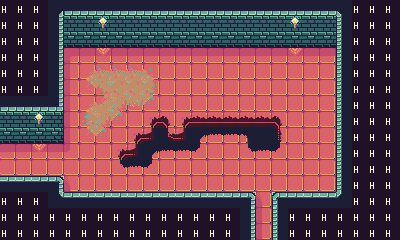

A level layout from a 2D game, rendered from its tile map. Below: a short description, then the map file with its tile-grid data intact:
An orthogonal 25x15 tile map with 16x16 px tiles, 2 tile layers (prototype, base) and 1 object (main_exit).

<map version="1.10" tiledversion="1.10.2" orientation="orthogonal" renderorder="right-down" width="25" height="15" tilewidth="16" tileheight="16" infinite="0" nextlayerid="39" nextobjectid="38">
 <tileset firstgid="1" source="FaerieForest_PetricakeGamesTSX.tsx" />
 <layer id="1" name="prototype" width="25" height="15">
  <data encoding="csv">
163,163,163,163,163,163,163,163,163,163,163,163,163,163,163,163,163,163,163,163,163,163,163,163,163,
163,163,163,166,166,166,168,166,166,166,166,166,166,166,166,166,166,166,168,166,166,166,163,163,163,
163,163,163,166,166,166,166,166,166,166,166,166,167,166,166,166,166,166,166,166,166,166,163,163,163,
163,163,163,166,169,169,169,169,169,169,169,169,169,169,169,169,169,169,169,169,169,166,163,163,163,
163,163,163,166,169,169,169,169,169,169,169,169,169,169,169,169,169,169,169,169,169,166,163,163,163,
163,163,163,166,169,169,169,169,169,169,169,169,169,169,169,169,169,169,169,169,169,166,163,163,163,
163,163,163,166,169,169,169,169,169,169,169,169,169,169,169,169,169,169,169,169,169,166,163,163,163,
166,166,168,166,169,169,169,169,169,169,169,169,169,169,169,169,169,169,169,169,169,166,163,163,163,
166,166,166,166,169,169,169,169,169,169,169,169,169,169,169,169,169,169,169,169,169,166,163,163,163,
169,169,169,169,169,169,169,169,169,169,169,169,169,169,169,169,169,169,169,169,169,166,163,163,163,
169,169,169,169,169,169,169,169,169,169,169,169,169,169,169,169,169,169,169,169,169,166,163,163,163,
166,166,166,166,169,169,169,169,169,169,169,169,169,169,169,169,169,169,169,169,169,166,163,163,163,
163,163,163,166,166,166,166,166,166,166,166,166,166,166,166,166,169,166,166,166,166,166,163,163,163,
163,163,163,163,163,163,163,163,163,163,163,163,163,163,163,166,169,166,163,163,163,163,163,163,163,
163,163,163,163,163,163,163,163,163,163,163,163,163,163,163,166,169,166,163,163,163,163,163,163,163
</data>
 </layer>
 <layer id="37" name="base" width="25" height="15">
  <data encoding="csv">
0,0,163,1,5,5,5,5,5,5,5,5,5,5,5,5,5,5,5,5,5,4,163,0,0,
0,0,163,37,21,21,7,21,21,21,21,21,21,21,21,21,21,21,7,21,21,40,163,0,0,
0,0,163,37,8,8,8,8,8,8,8,8,8,8,8,8,8,8,8,8,8,40,163,0,0,
0,0,163,37,43,26,25,26,26,26,26,26,26,26,26,26,26,26,25,26,26,40,163,0,0,
0,0,163,37,61,93,94,94,94,95,41,41,41,41,41,41,41,41,41,41,41,40,163,0,0,
0,0,163,37,61,129,128,112,112,113,41,41,41,41,41,41,41,41,41,41,41,40,163,0,0,
5,5,5,42,61,93,146,127,130,131,41,41,41,41,41,41,41,41,41,41,41,40,163,0,0,
21,21,7,164,61,111,127,131,41,96,98,96,97,97,97,97,97,98,41,41,41,40,163,0,0,
8,8,8,60,61,129,131,41,96,110,109,110,91,133,133,92,115,116,41,41,41,40,163,0,0,
26,26,25,26,79,41,41,96,110,91,133,133,134,41,41,132,133,134,41,41,41,40,163,0,0,
41,41,41,41,41,41,41,132,133,134,41,41,41,41,41,41,41,41,41,41,41,40,163,0,0,
6,6,6,27,80,41,41,41,41,41,41,41,41,41,41,41,41,41,41,41,41,40,163,0,0,
163,163,163,73,6,6,6,6,6,6,6,6,6,6,6,27,80,9,6,6,6,76,163,0,0,
0,0,0,163,163,163,163,163,163,163,163,163,163,163,163,37,61,40,163,163,163,163,0,0,0,
0,0,0,0,0,0,0,0,0,0,0,0,0,0,163,37,61,40,163,0,0,0,0,0,0
</data>
 </layer>
 <objectgroup id="38" name="objects_01">
  <object id="37" name="main_exit" gid="118" x="192" y="48" width="16" height="16" />
 </objectgroup>
</map>
